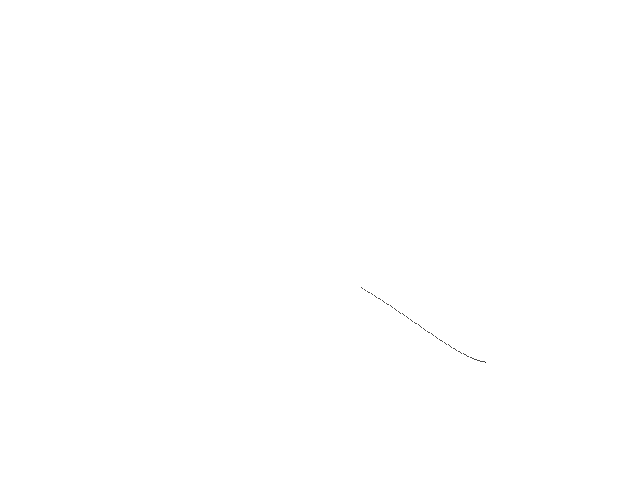
Frame 1 (no input)
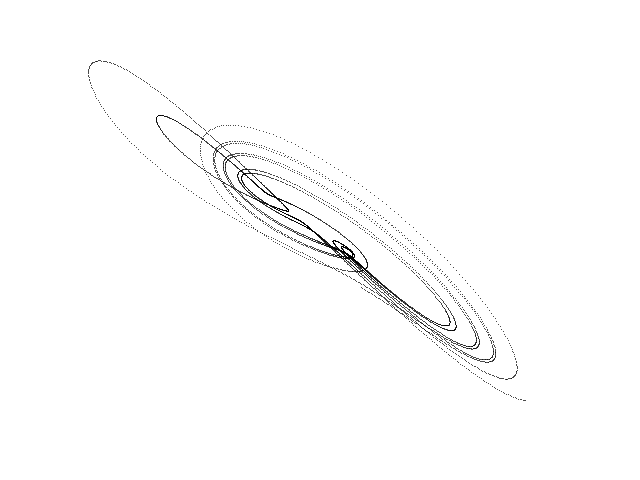
Frame 60 (the mouse pressed at the canvas centre just before this capture)
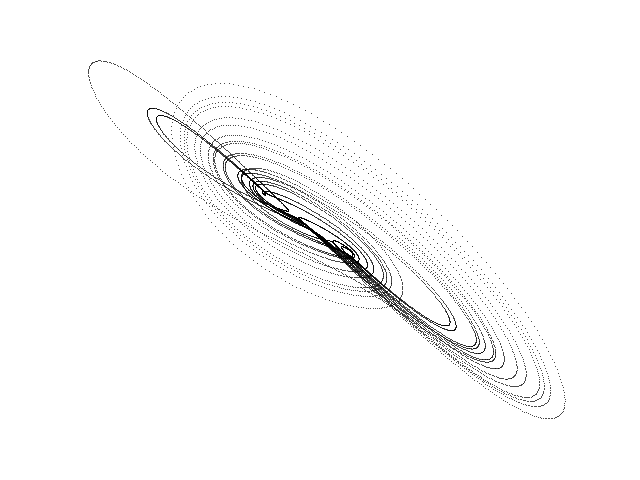
Frame 120 (the mouse held since frame 60 and released just before this capture)

The Processing sketch that drew these frames (run headless with seeded random() and noise(); from frame 60 on, the mouse is pressed at the canvas centre):

// Processing sketch: Hyperchaotic_Yan
// ── Hyperchaotic_Yan.pde
// Yan hyperchaotic attractor //

  float x = 5.0;
  float y = 8.0;
  float z = 12.0;
  float w = 21.0;
  float dt = 0.001;
  float a = 37.0;
  float b = 3.0;
  float c = 26.0;
  float d = 38.0;


void setup() {
  
  size(640, 480);
  background(255);
  
}

void draw() {
  
  for (int i=0; i<100; i++) {
    
    float nx = x;
    float ny = y;
    float nz = z;
    float nw = w;
    
    x = nx + dt * (a * (ny - nx));
    y = ny + dt * ((c - a) * nx - nx * nz + c * ny);
    z = nz + dt * (-b * nz + nx * ny - ny * nz + nx * nz - nw);
    w = nw + dt * (-d * nw + ny * nz - nx * nz);
    
    point(295 + (13 * x), 215 + (9 * y));
        
  }

}
